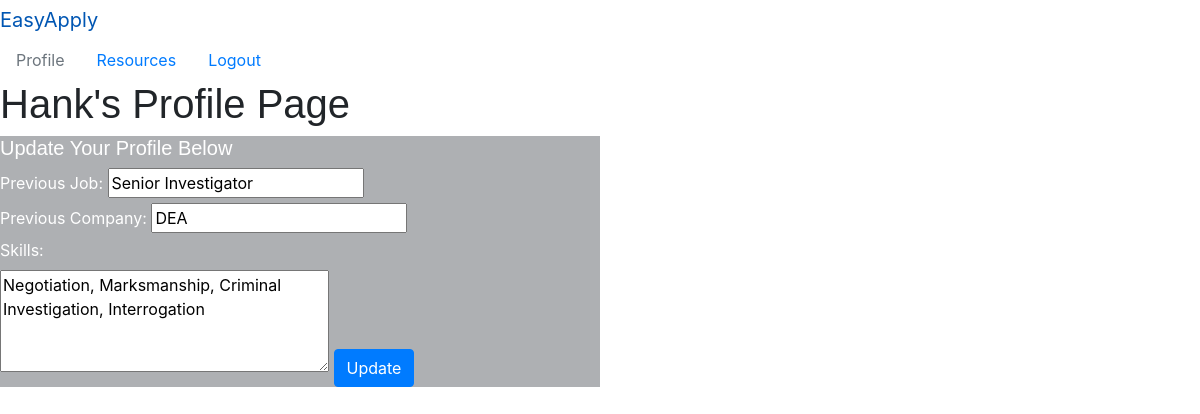
/profile/6/edit (signed in), run on an earlier commit of the app's database.
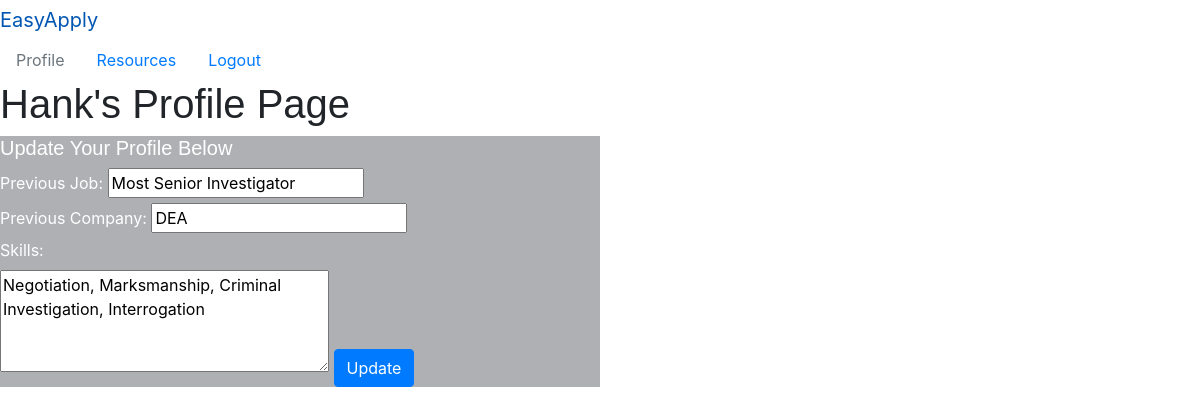
And on a later commit of the database.
### applicants/models.py (models this page shows)
class Profile(models.Model):
    applicant = models.ForeignKey(Applicant, related_name="user_profile", on_delete=models.CASCADE)
    skills = models.CharField(max_length=250)
    prev_job = models.CharField(max_length=50)
    prev_company = models.CharField(max_length=50)

### applicants/views.py (the view)
# urls.py: path('profile/<int:applicantid>/edit', views.editProfile),
def editProfile(request, applicantid):
    if 'userid' in request.session:
        context = {
            'applicant': Applicant.objects.get(id=applicantid),
            'user_profile': Profile.objects.get(id=applicantid)
        }
        return render(request, 'profileEdit.html', context)

### applicants/templates/profileEdit.html (shortened to what this page needs)
<!DOCTYPE html>
<html lang="en">
<head>
    {% load static %}
    <link rel="stylesheet" href="{% static 'css/style.css' %}">
    <link rel="stylesheet" href="https://maxcdn.bootstrapcdn.com/bootstrap/4.0.0/css/bootstrap.min.css">
</head>
<body>
  <nav>
    <div class="nav-styling">
      <div class="navbar-header">
        <a class="navbar-brand" href="/jobs">EasyApply</a>
      </div>
      <ul class="nav">
        <li class="nav-item"><a class="nav-link disabled" href="/profile/{{applicant.id}}">Profile</a></li>
        <li class="nav-item"><a class="nav-link" href="/resources">Resources</a></li>
        <li class="nav-item"><a class="nav-link" href="/logout">Logout</a></li>
      </ul>
    </div>
  </nav>
    <h1 class="applicant-greeting">{{applicant.first_name}}'s Profile Page</h1>
    <div class="profile-edit">
      <h5>Update Your Profile Below</h5>
      <form action="/profile/{{applicant.id}}/update" method="POST">
        <label for="type">Previous Job:</label>
        <input type="text" name="prev_job" value="{{user_profile.prev_job}}">
        <br>
        <label for="type">Previous Company:</label>
        <input type="text" name="prev_company" value="{{user_profile.prev_company}}">
        <br>
        <label for="type">Skills:</label>
        <br>
        <textarea type="text" name="skills" rows="4" cols="30">{{user_profile.skills}}</textarea>
        <button class="btn btn-primary" type="submit">Update</button>
      </form>
    </div>
</body>
</html>

What changed in the data, as far as the page shows it:
changed Profile "DEA": prev_job "Senior Investigator" → "Most Senior Investigator"
